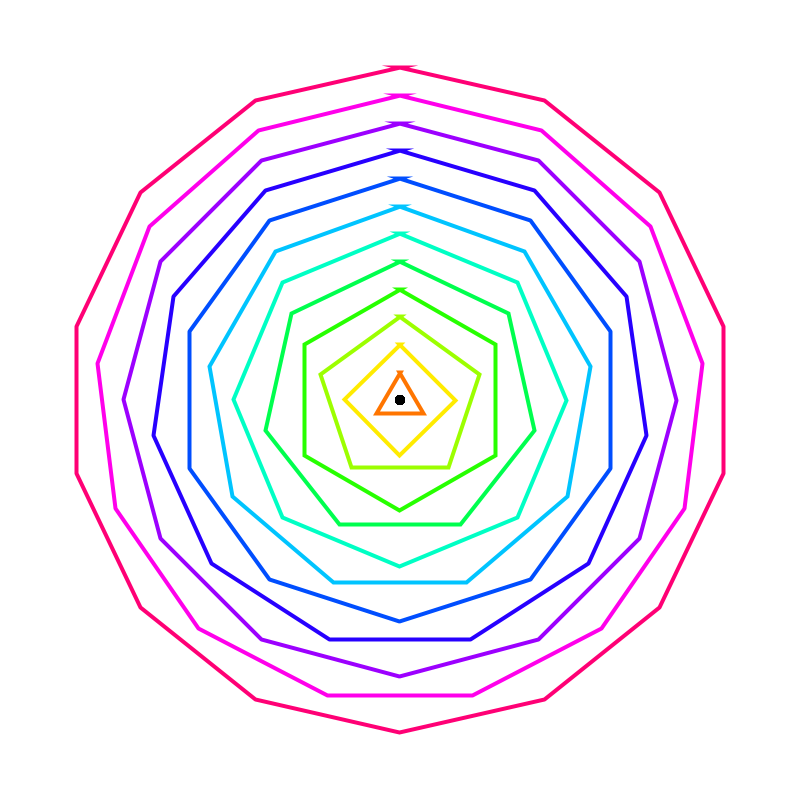
Frame 1 (no input)
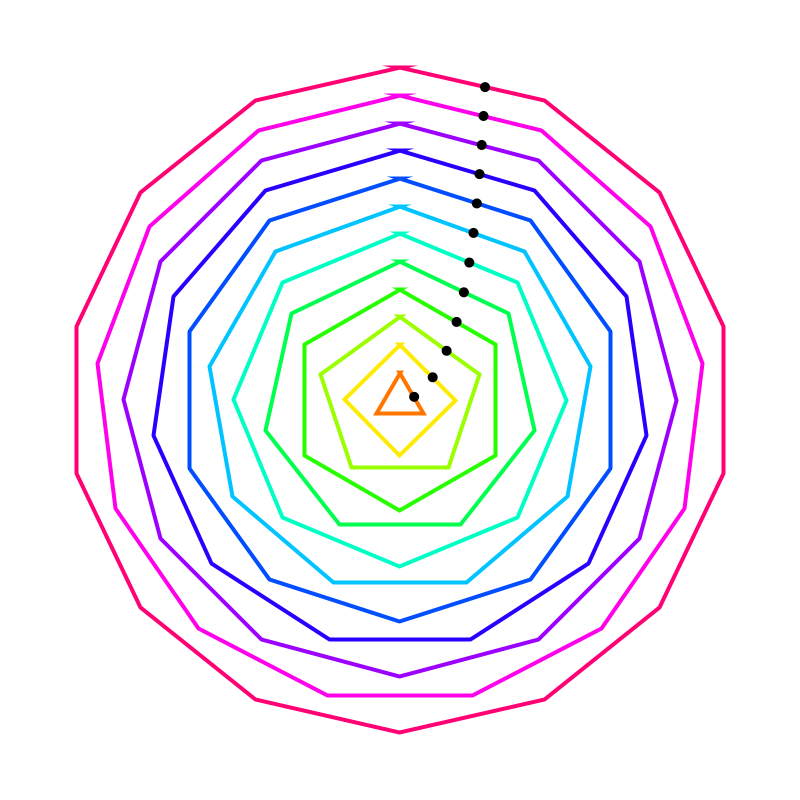
Frame 60 (the mouse pressed at the canvas centre just before this capture)
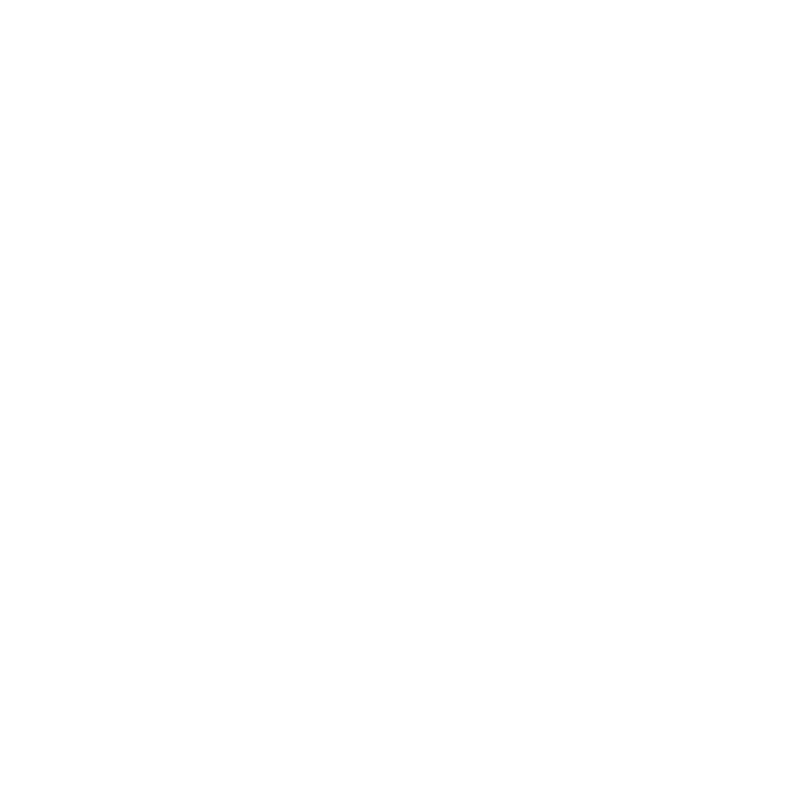
Frame 120 (the mouse held since frame 60 and released just before this capture)

The Processing sketch that drew these frames (run headless with seeded random() and noise(); from frame 60 on, the mouse is pressed at the canvas centre):

// Processing sketch: Circles_and_Shapes
// ── Circles_and_Shapes.pde
int max = 13;
float deg;
long prev;
Shape[] shapes = new Shape[max];
Ball[] balls = new Ball[max];

void setup() {
  size(800, 800);
  for (int i = 0; i < max; i++) {
    shapes[i] = new Shape(i+2, (255/float(max))*i, min(width, height)*0.9/(max*2)*i);
    balls[i] = new Ball(i);
  }
  colorMode(HSB);
  strokeWeight(4);
}

void draw() {
  translate(width/2, height/2);
  background(255);
  for (int i = int(constrain(map(dist(mouseX, mouseY, width/2, height/2), 0, min(width, height)*0.9/2, max, 0), 0, max)); i < max; i++) {
    if (i == max-1) continue;
    shapes[max-1-i].show();
    balls[max-1-i].show();
  }
  for (Ball ball : balls) ball.update();
}

class Shape {
  int sides;
  float colour, scale, degrees;
  FloatList points = new FloatList();


  Shape (int sides_, float colour_, float scale_) {
    sides = sides_;
    colour = colour_;
    scale = scale_;
    degrees =- 90;
    for (int i = 0; i < sides+1; i++) {
      points.append(i*(360/float(sides)));
    }
  }

  void show() {
    stroke(colour, 255, 255);
    beginShape();
    for (int i = 0; i < sides+1; i++) {
      vertex(cos(radians(points.get(i)+degrees))*scale, sin(radians(points.get(i)+degrees))*scale);
    }
    endShape(CLOSE);
    degrees += 1*float(max)/float(sides)/4*0;
  }
}

class Ball {
  Shape shape;
  int t, reference1, reference2;
  float degrees, distance, x1, y1;
  PVector pos;

  Ball(int shape_) {
    pos = new PVector();
    shape = shapes[shape_];
    reference1 = 0;
    reference2 = 1;
  }

  void update() {
    if (t >= 100) {
      t = 0;
      reference1 += 1;
      reference2 += 1;
      if (reference1 > shape.sides - 1)
        reference1 = 0;
      if (reference2 > shape.sides - 1)
        reference2 = 0;
    }
    x1 = cos(radians(shape.points.get(reference1)+shape.degrees))*shape.scale;
    float x2 = cos(radians(shape.points.get(reference2)+shape.degrees))*shape.scale;
    y1 = sin(radians(shape.points.get(reference1)+shape.degrees))*shape.scale;
    float y2 = sin(radians(shape.points.get(reference2)+shape.degrees))*shape.scale;
    distance = dist(x1, y1, x2, y2);
    degrees = atan2(y1-y2, x1-x2)+(PI);
    t += 1;
  }

  void show() {
    noStroke();
    fill(0);
    ellipse(x1+cos(degrees)*(distance/100)*t, y1+sin(degrees)*(distance/100)*t, 10, 10);
    noFill();
  }
}
